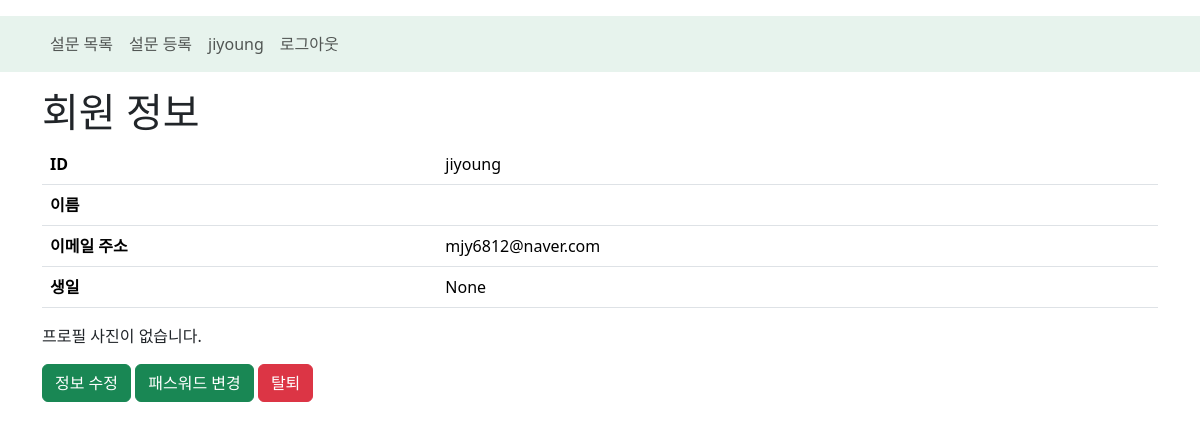
/account/detail (signed in), run on an earlier commit of the app's database.
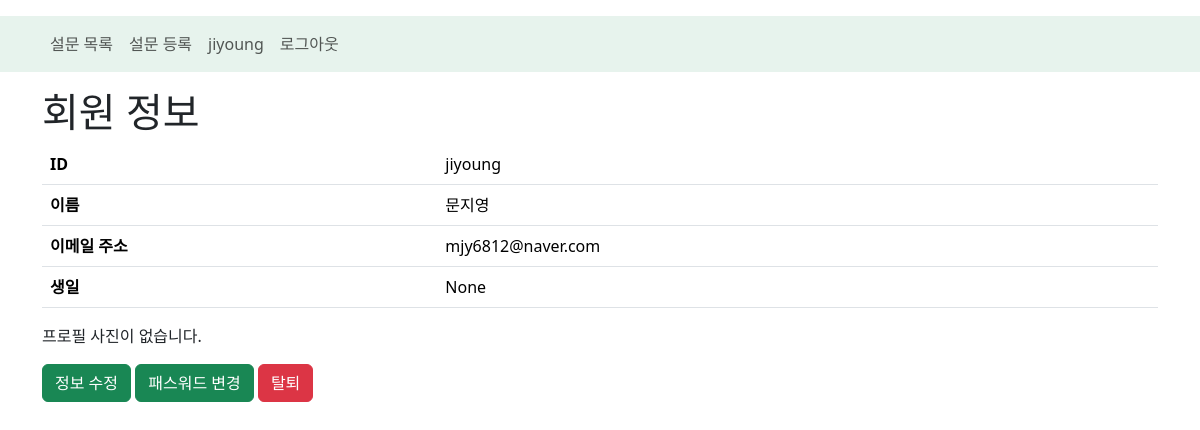
And on a later commit of the database.
### account/models.py (models this page shows, shortened)
class CustomUser(AbstractUser):  # 기존 사용자 모델을 상속받아 새로운 필드들을 추가
    name = models.CharField(
        max_length=100,
        verbose_name="이름",      # Form 관련 설정. ModelForm을 만들 경우 form field 설정을 model field에 한다.
    )
    email = models.EmailField(   # DB-varchar type, python-Email 유효성 검사를 한다.
        max_length=100,
        verbose_name="Email"
    )
    birthday = models.DateField(  # DB: date type, python: datetime.date
        verbose_name="생일",
        null=True, # Nullable 컬럼
        blank=True,  # form관련 설정. 빈 문자열 (값)을 받을 수 있다.
    )
    profile_img = models.ImageField(
        verbose_name="프로필 사진",
        null=True,  # DB: NULL 허용 컬럼
        blank=True,  # Form: required=False
        upload_to="images/profile/%Y/%m/%d"
    )

### account/views.py (the view)
# urls.py: path("detail", views.detail, name="detail"),
@login_required
def detail(request):
    try:
        user_id = get_user(request).pk
        user = CustomUser.objects.get(pk=user_id)
        return render(
            request, "account/detail.html", {"user":user}
        )
    except Exception as e:
        print(e)
        return render(request, "error.html", {"error_message":"회원정보 조회 도중 문제 발생"})

### account/templates/account/detail.html (shortened to what this page needs)
{% extends "layout/main_layout.html" %}
{% block contents %}
<h1>회원 정보</h1>
<table class="table">
    <tr>
        <th>ID</th>
        <td>{{user.username}}</td>
    </tr>
    <tr>
        <th>이름</th>
        <td>{{user.name}}</td>
    </tr>
    <tr>
        <th>이메일 주소</th>
        <td>{{user.email}}</td>
    </tr>
    <tr>
        <th>생일</th>
        <td>{{user.birthday}}</td>
    </tr>
</table>
{% if user.profile_img %}
    <a href="{{user.profile_img.url}}"></a>
{% else %}
    프로필 사진이 없습니다.
{% endif %}
<div class="mt-3">
    <a href="{% url 'account:update' %}" class="btn btn-success">정보 수정</a>
    <a href="{% url 'account:password_change' %}" class="btn btn-success">패스워드 변경</a>
    <a href="{% url 'account:delete' %}" class="btn btn-danger" onclick="return confirm('정말 탈퇴하시겠습니까?')">탈퇴</a>
</div>
{% endblock contents %}

### templates/layout/main_layout.html (shortened to what this page needs)
 <!DOCTYPE html>
 <html lang="en">
 <head>
    <link href="https://cdn.jsdelivr.net/npm/bootstrap@5.3.8/dist/css/bootstrap.min.css" rel="stylesheet">
 </head>
 <body>
<nav class="navbar navbar-expand-sm bg-success bg-opacity-10 mt-3">
    <div class="container">
        <div class="navbar-nav">
            <a href="{% url 'polls:list' %}" class="nav-link">설문 목록</a>
            {% if user.is_authenticated %}
                <a href="{% url 'polls:vote_create' %}" class="nav-link">설문 등록</a>
                <a href="{% url 'account:detail' %}" class="nav-link">{{user.username}}</a>
                <a href="{% url 'account:logout' %}" class="nav-link">로그아웃</a>
            {% endif %}
        </div>
    </div>
</nav>
<div class="container mt-3">
{% block contents %}{% endblock contents %}
</div>
 </body>
 </html>

What changed in the data, as far as the page shows it:
changed CustomUser "jiyoung": name (not shown) → "문지영"
